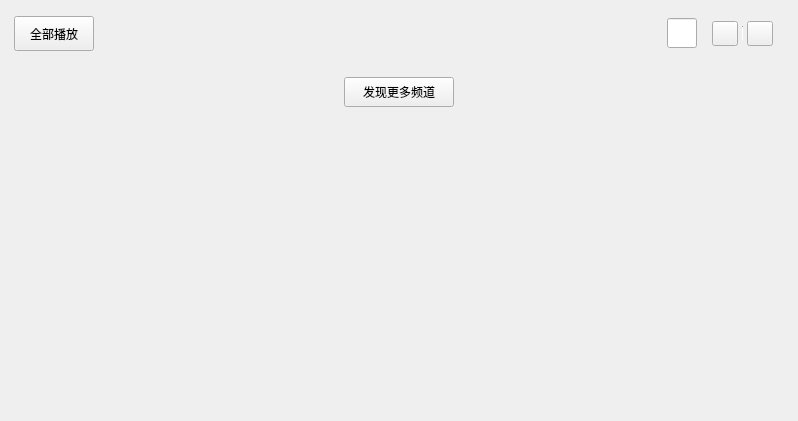
<?xml version="1.0" encoding="UTF-8"?>
<ui version="4.0">
 <class>RecentlySongChannel</class>
 <widget class="QWidget" name="RecentlySongChannel">
  <property name="geometry">
   <rect>
    <x>0</x>
    <y>0</y>
    <width>798</width>
    <height>421</height>
   </rect>
  </property>
  <property name="windowTitle">
   <string>RecentlySongChannel</string>
  </property>
  <layout class="QVBoxLayout" name="verticalLayout">
   <item>
    <widget class="QWidget" name="operation_widget" native="true">
     <layout class="QHBoxLayout" name="horizontalLayout_9">
      <property name="spacing">
       <number>10</number>
      </property>
      <property name="leftMargin">
       <number>3</number>
      </property>
      <property name="topMargin">
       <number>5</number>
      </property>
      <property name="bottomMargin">
       <number>5</number>
      </property>
      <item>
       <widget class="QToolButton" name="recently_play_toolButton">
        <property name="minimumSize">
         <size>
          <width>80</width>
          <height>35</height>
         </size>
        </property>
        <property name="cursor">
         <cursorShape>PointingHandCursor</cursorShape>
        </property>
        <property name="toolTip">
         <string/>
        </property>
        <property name="text">
         <string>全部播放</string>
        </property>
        <property name="toolButtonStyle">
         <enum>Qt::ToolButtonTextBesideIcon</enum>
        </property>
       </widget>
      </item>
      <item>
       <spacer name="horizontalSpacer_16">
        <property name="orientation">
         <enum>Qt::Horizontal</enum>
        </property>
        <property name="sizeHint" stdset="0">
         <size>
          <width>40</width>
          <height>20</height>
         </size>
        </property>
       </spacer>
      </item>
      <item>
       <widget class="MySearchLineEdit" name="search_lineEdit">
        <property name="sizePolicy">
         <sizepolicy hsizetype="Fixed" vsizetype="Fixed">
          <horstretch>0</horstretch>
          <verstretch>0</verstretch>
         </sizepolicy>
        </property>
        <property name="minimumSize">
         <size>
          <width>30</width>
          <height>30</height>
         </size>
        </property>
        <property name="maximumSize">
         <size>
          <width>30</width>
          <height>30</height>
         </size>
        </property>
        <property name="placeholderText">
         <string/>
        </property>
       </widget>
      </item>
      <item>
       <widget class="QWidget" name="small_widget" native="true">
        <layout class="QHBoxLayout" name="horizontalLayout_14">
         <property name="spacing">
          <number>4</number>
         </property>
         <property name="leftMargin">
          <number>5</number>
         </property>
         <property name="topMargin">
          <number>2</number>
         </property>
         <property name="rightMargin">
          <number>5</number>
         </property>
         <property name="bottomMargin">
          <number>2</number>
         </property>
         <item>
          <widget class="QToolButton" name="recently_share_toolButton">
           <property name="cursor">
            <cursorShape>PointingHandCursor</cursorShape>
           </property>
           <property name="toolTip">
            <string/>
           </property>
           <property name="text">
            <string/>
           </property>
           <property name="iconSize">
            <size>
             <width>18</width>
             <height>18</height>
            </size>
           </property>
          </widget>
         </item>
         <item>
          <widget class="Line" name="line_2">
           <property name="sizePolicy">
            <sizepolicy hsizetype="Fixed" vsizetype="Fixed">
             <horstretch>0</horstretch>
             <verstretch>0</verstretch>
            </sizepolicy>
           </property>
           <property name="minimumSize">
            <size>
             <width>1</width>
             <height>15</height>
            </size>
           </property>
           <property name="maximumSize">
            <size>
             <width>1</width>
             <height>16777215</height>
            </size>
           </property>
           <property name="font">
            <font>
             <family>宋体</family>
            </font>
           </property>
           <property name="lineWidth">
            <number>1</number>
           </property>
           <property name="orientation">
            <enum>Qt::Vertical</enum>
           </property>
          </widget>
         </item>
         <item>
          <widget class="QToolButton" name="recently_batch_toolButton">
           <property name="cursor">
            <cursorShape>PointingHandCursor</cursorShape>
           </property>
           <property name="toolTip">
            <string/>
           </property>
           <property name="text">
            <string/>
           </property>
           <property name="iconSize">
            <size>
             <width>18</width>
             <height>18</height>
            </size>
           </property>
          </widget>
         </item>
        </layout>
       </widget>
      </item>
     </layout>
    </widget>
   </item>
   <item>
    <widget class="QWidget" name="table_widget" native="true">
     <property name="sizePolicy">
      <sizepolicy hsizetype="Preferred" vsizetype="Preferred">
       <horstretch>0</horstretch>
       <verstretch>0</verstretch>
      </sizepolicy>
     </property>
    </widget>
   </item>
   <item>
    <widget class="QWidget" name="widget_2" native="true">
     <layout class="QHBoxLayout" name="horizontalLayout">
      <item>
       <widget class="QPushButton" name="search_pushButton">
        <property name="minimumSize">
         <size>
          <width>110</width>
          <height>30</height>
         </size>
        </property>
        <property name="maximumSize">
         <size>
          <width>110</width>
          <height>30</height>
         </size>
        </property>
        <property name="font">
         <font>
          <pointsize>9</pointsize>
         </font>
        </property>
        <property name="cursor">
         <cursorShape>PointingHandCursor</cursorShape>
        </property>
        <property name="text">
         <string>发现更多频道</string>
        </property>
       </widget>
      </item>
     </layout>
    </widget>
   </item>
   <item>
    <spacer name="verticalSpacer">
     <property name="orientation">
      <enum>Qt::Vertical</enum>
     </property>
     <property name="sizeHint" stdset="0">
      <size>
       <width>20</width>
       <height>85</height>
      </size>
     </property>
    </spacer>
   </item>
  </layout>
 </widget>
 <customwidgets>
  <customwidget>
   <class>MySearchLineEdit</class>
   <extends>QLineEdit</extends>
   <header>MySearchLineEdit.h</header>
  </customwidget>
 </customwidgets>
 <resources/>
 <connections/>
</ui>
